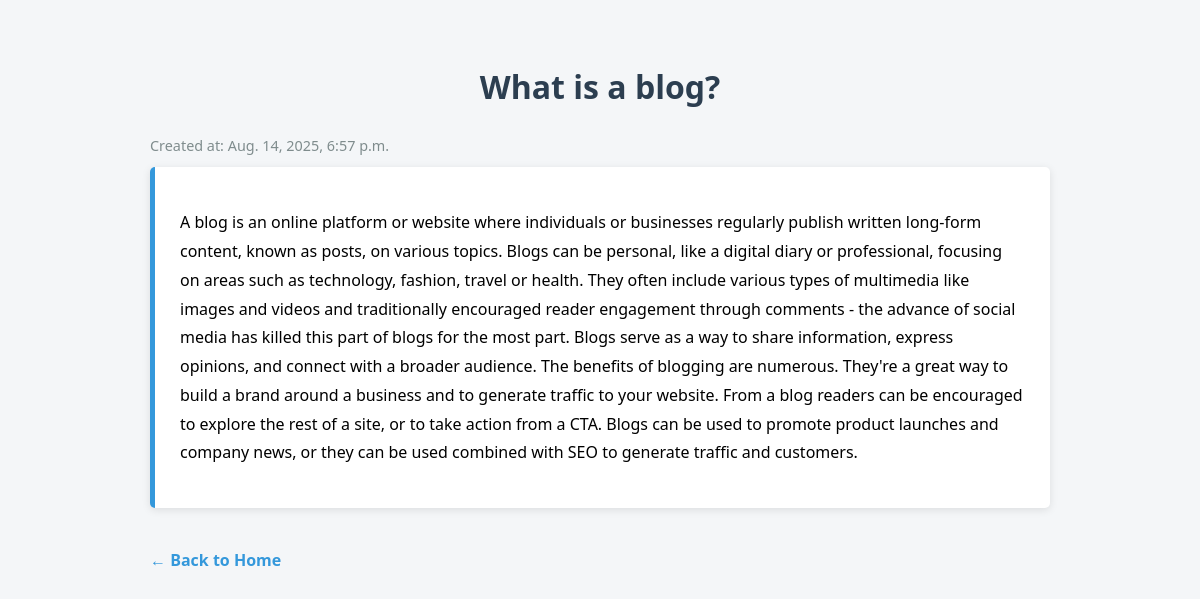
The app's page /post/4/ with its own data.
### blog/models.py (models this page shows, shortened)
class Post(models.Model):
    title = models.CharField(max_length=200)
    content = models.TextField()
    created_at = models.DateTimeField(auto_now_add=True)

### blog/views.py (the view)
# urls.py: path("post/<int:pk>/", post_detail, name="post_detail"),
def post_detail(request, pk):
    from django.shortcuts import get_object_or_404
    post = get_object_or_404(Post, pk=pk)
    context = {"post": post}
    return render(request, "blog/post_detail.html", context)

### blog/templates/blog/post_detail.html (shortened to what this page needs)
<!DOCTYPE html>
<html>
<head>
    {% load static %}
    <link rel="stylesheet" href="{% static 'blog/style.css' %}">
</head>
<body>
<div class="container">
    <h1>{{ post.title }}</h1>
    <p class="post-date">Created at: {{ post.created_at }}</p>
    <div class="post-content">
        <p>{{ post.content }}</p>
    </div>
    <a href="/" class="back-link">← Back to Home</a>
</div>
</body>
</html>

### blog/static/blog/style.css (style rules this page uses)
body { font-family: 'Segoe UI', Tahoma, Geneva, Verdana, sans-serif; background-color: #f4f6f8; margin: 0; padding: 0; line-height: 1.6; }
.container { max-width: 900px; margin: 20px auto; padding: 20px; }
h1, h2 { color: #2c3e50; text-align: center; }
.post-content { background-color: #fff; padding: 25px; border-left: 5px solid #3498db; border-radius: 5px; box-shadow: 0 2px 8px rgba(0,0,0,0.1); margin-bottom: 20px; line-height: 1.8; }
.post-date { color: #7f8c8d; font-size: 0.9em; margin-bottom: 10px; }
.back-link { display: inline-block; margin-top: 20px; text-decoration: none; color: #3498db; font-weight: bold; transition: color 0.2s; }

### records on screen
Post: title "What is a blog?", created_at "Aug. 14, 2025, 6:57 p.m.", content "A blog is an online platform or website where individuals or businesses regularly publish written long-form content, known as posts, on various topics. Blogs can be personal, like a digital diary or professional, focusing on areas such as technology, fashion, travel or health. They often include various types of multimedia like images and videos and traditionally encouraged reader engagement through comments - the advance of social media has killed this part of blogs for the most part. Blogs serve as a way to share information, express opinions, and connect with a broader audience. The benefits of blogging are numerous. They're a great way to build a brand around a business and to generate…"
